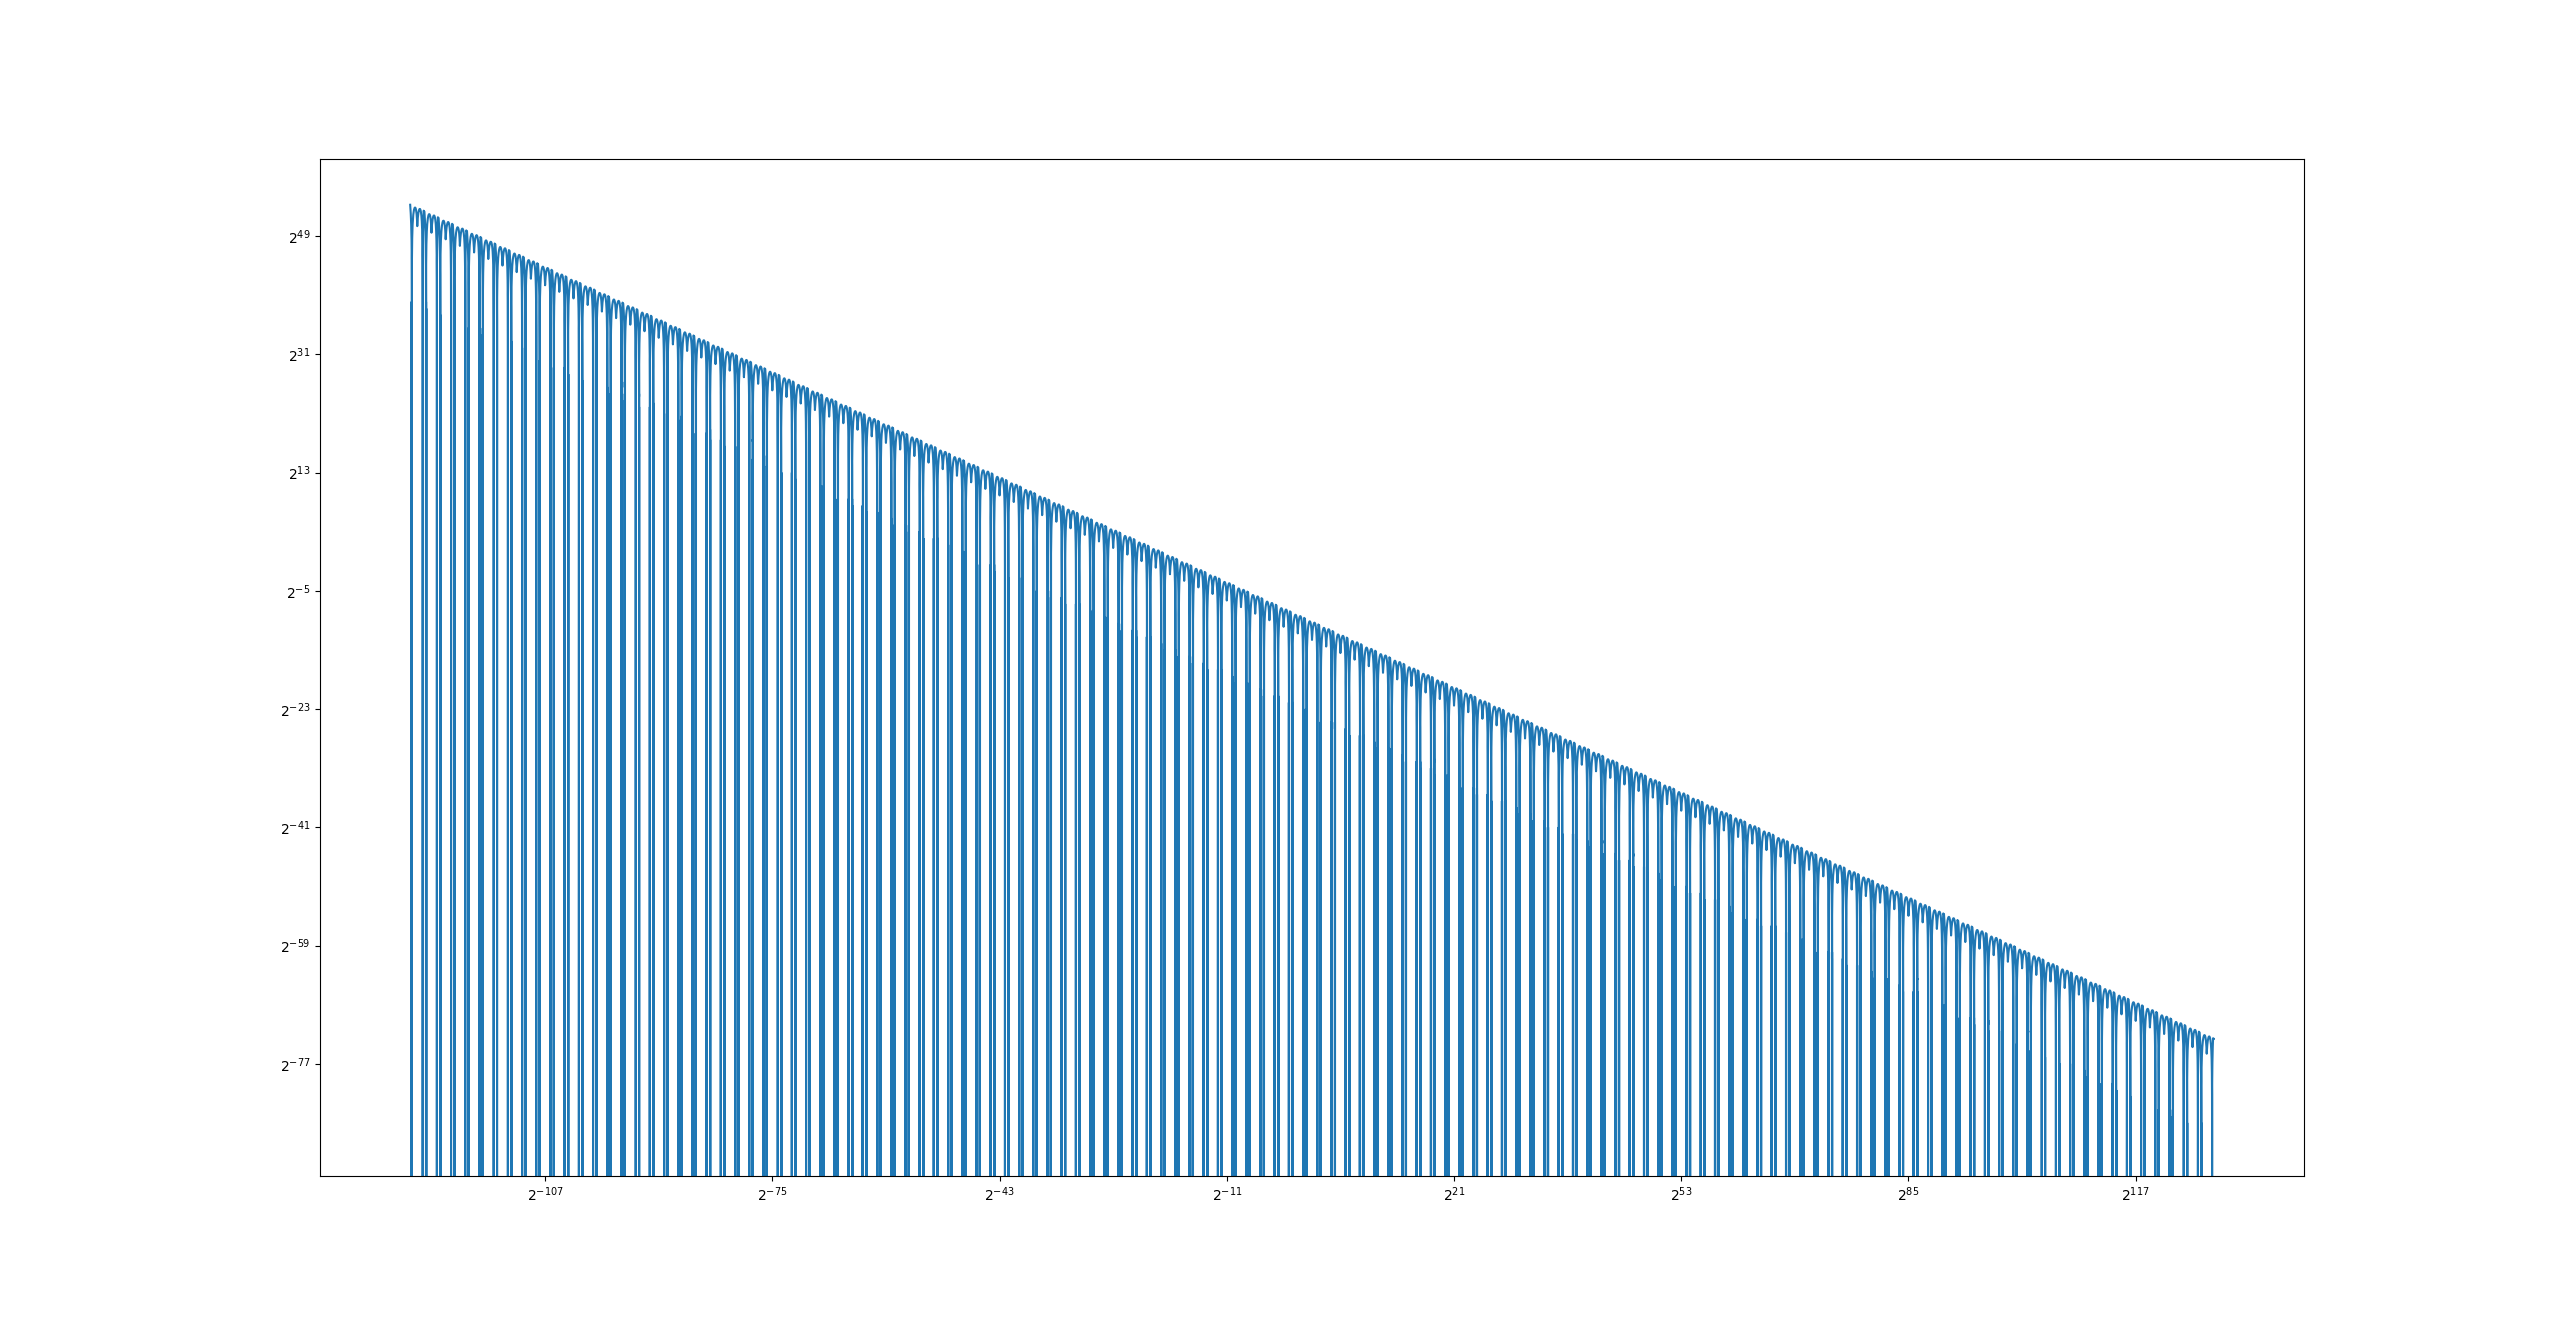

Write the Python code that produced this figure.
import struct
import numpy as np
import matplotlib.pyplot as plt

sz = 1 << 20

with open("./output.bin", "rb") as f:
    form = "f" * sz
    xs = np.array(struct.unpack(form, f.read(struct.calcsize(form))))
    results = np.array(struct.unpack(form, f.read(struct.calcsize(form))))
    grounds = np.array(struct.unpack(form, f.read(struct.calcsize(form))))

plt.loglog(xs, np.abs(grounds - results), base=2)
plt.show()
